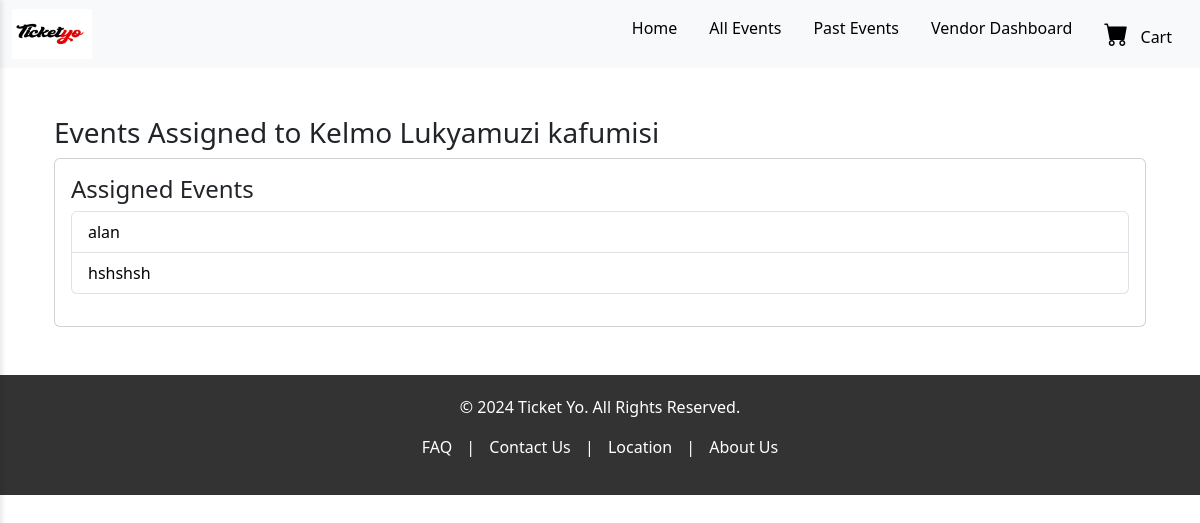
Page /pos/pos-agent/13/events/ (signed in) on the committed database.
### accounts/models.py (models this page shows, shortened)
class User(AbstractBaseUser, PermissionsMixin):
    username = models.CharField(max_length=30, unique=True)
    email = models.EmailField(unique=True)
    first_name = models.CharField(max_length=30)
    last_name = models.CharField(max_length=30)
    storename = models.CharField(max_length=50, blank=True, null=True)  # Vendor only
    store_phone = models.CharField(max_length=15, blank=True, null=True)  # Vendor only
    assigned_events = models.ManyToManyField('events.Event', related_name='assigned_agents', blank=True)  # POSAgent only
    is_verified = models.BooleanField(default=False)  # Customer-specific
    verification_code = models.CharField(max_length=6, blank=True, null=True)
    verification_code_created_at = models.DateTimeField(null=True, blank=True)
    is_superuser = models.BooleanField(default=False)
    is_staff = models.BooleanField(default=False)
    is_vendor = models.BooleanField(default=False)
    is_customer = models.BooleanField(default=False)
    is_posagent = models.BooleanField(default=False)
    is_active = models.BooleanField(default=True)
    objects = UserManager()
    USERNAME_FIELD = 'username'
    REQUIRED_FIELDS = ['email', 'first_name', 'last_name']

### pos/models.py (models this page shows, shortened)
class AgentEventAssignment(models.Model):
    agent = models.ForeignKey(settings.AUTH_USER_MODEL, on_delete=models.CASCADE, related_name='pos_agent_events')
    event = models.ForeignKey(Event, on_delete=models.CASCADE, related_name='agent_assignments')
    vendor = models.ForeignKey(settings.AUTH_USER_MODEL, on_delete=models.CASCADE, related_name='assigned_event', null=True)
    generating_tickets = models.BooleanField(default=False)
    verifying_tickets = models.BooleanField(default=False)
    created_at = models.DateTimeField(auto_now_add=True)
    updated_at = models.DateTimeField(auto_now=True)

### events/models.py (models this page shows, shortened)
class Event(models.Model):
    STATUS_CHOICES = [
        ('pending', 'Pending'),
        ('approved', 'Approved'),
        ('rejected', 'Rejected'),
    ]
    user = models.ForeignKey(settings.AUTH_USER_MODEL, on_delete=models.CASCADE, related_name='events')
    poster = models.ImageField(upload_to='event_posters/')
    title = models.CharField(max_length=200)
    description = models.TextField()
    category = models.CharField(max_length=100)
    start_date = models.DateTimeField()
    end_date = models.DateTimeField(null=True, blank=True)
    venue_name = models.CharField(max_length=100)
    regular_price = models.DecimalField(max_digits=10, decimal_places=2)
    sale_price = models.DecimalField(max_digits=10, decimal_places=2, null=True, blank=True)
    tickets_available = models.PositiveIntegerField(null=True, blank=True)
    tickets_sold = models.PositiveIntegerField(default=0)
    status = models.CharField(max_length=10, choices=STATUS_CHOICES, default='pending')
    adminaction = models.ForeignKey(settings.AUTH_USER_MODEL, on_delete=models.SET_NULL, null=True, blank=True, editable=False)

### vendors/decorators.py (the view)
    def _wrapped_view(request, *args, **kwargs):
        if request.user.is_authenticated and hasattr(request.user, 'is_vendor') and request.user.is_vendor:
            return view_func(request, *args, **kwargs)
        else:
            raise PermissionDenied("You are not allowed to access this page.")  # Return Permission Denied error

### pos/views.py (called while the page is built)
@login_required
@vendor_required
def pos_agent_events(request, agent_id):
    pos_agent = get_object_or_404(User, id=agent_id, is_posagent=True)
    assigned_events = AgentEventAssignment.objects.filter(agent=pos_agent, vendor=request.user).select_related('event')
    context = {
        'pos_agent': pos_agent,
        'assigned_events': assigned_events,
    }
    return render(request, 'pos/pos_agent_events.html', context)

### templates/pos/pos_agent_events.html (shortened to what this page needs)
{% extends 'frontend/base.html' %}
{% block content %}
<div class="container mt-5">
    <h3>Events Assigned to {{ pos_agent.first_name }} {{ pos_agent.last_name }}</h3>
    <div class="card">
        <div class="card-body">
            <h4>Assigned Events</h4>
            <ul class="list-group mb-3">
                {% for assignment in assigned_events %}
                    <li class="list-group-item">
                        <a href="{% url 'pos_event_detail' agent_id=assignment.agent.id event_id=assignment.event.id %}" class="text-decoration-none">{{ assignment.event.title }}</a>
                    </li>
                {% empty %}
                    <li class="list-group-item">No events assigned to this POS agent.</li>
                {% endfor %}
            </ul>
        </div>
    </div>
</div>
{% endblock %}

### static/frontend/base.css (style rules this page uses)
body { font-family: 'Roboto', sans-serif; margin: 0; padding: 0; }

### templates/pos/pos_agent_events.html (style rules this page uses)
a.text-decoration-none { color: #000; }

### rows in the picture
User: first_name "Kelmo", last_name "Lukyamuzi kafumisi"
AgentEventAssignment: event "alan"
AgentEventAssignment: event "hshshsh"
